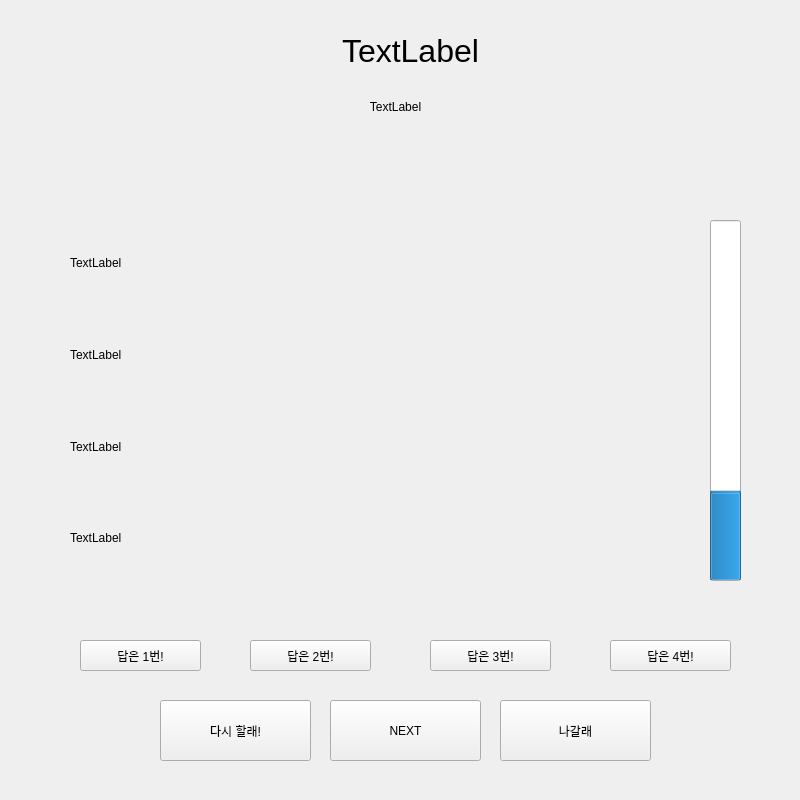
<?xml version="1.0" encoding="UTF-8"?>
<ui version="4.0">
 <class>SpeedQuiz</class>
 <widget class="QWidget" name="SpeedQuiz">
  <property name="geometry">
   <rect>
    <x>0</x>
    <y>0</y>
    <width>800</width>
    <height>800</height>
   </rect>
  </property>
  <property name="windowTitle">
   <string>Form</string>
  </property>
  <widget class="QLabel" name="label">
   <property name="geometry">
    <rect>
     <x>180</x>
     <y>20</y>
     <width>461</width>
     <height>61</height>
    </rect>
   </property>
   <property name="font">
    <font>
     <pointsize>24</pointsize>
    </font>
   </property>
   <property name="text">
    <string>TextLabel</string>
   </property>
   <property name="alignment">
    <set>Qt::AlignCenter</set>
   </property>
  </widget>
  <widget class="QPushButton" name="progressButton">
   <property name="geometry">
    <rect>
     <x>330</x>
     <y>700</y>
     <width>151</width>
     <height>61</height>
    </rect>
   </property>
   <property name="text">
    <string>NEXT</string>
   </property>
  </widget>
  <widget class="QLabel" name="label_2">
   <property name="geometry">
    <rect>
     <x>10</x>
     <y>100</y>
     <width>771</width>
     <height>561</height>
    </rect>
   </property>
   <property name="text">
    <string>TextLabel</string>
   </property>
   <property name="alignment">
    <set>Qt::AlignHCenter|Qt::AlignTop</set>
   </property>
  </widget>
  <widget class="QPushButton" name="Answer_1">
   <property name="geometry">
    <rect>
     <x>80</x>
     <y>640</y>
     <width>121</width>
     <height>31</height>
    </rect>
   </property>
   <property name="text">
    <string>답은 1번!</string>
   </property>
  </widget>
  <widget class="QPushButton" name="Answer_2">
   <property name="geometry">
    <rect>
     <x>250</x>
     <y>640</y>
     <width>121</width>
     <height>31</height>
    </rect>
   </property>
   <property name="text">
    <string>답은 2번!</string>
   </property>
  </widget>
  <widget class="QPushButton" name="Answer_3">
   <property name="geometry">
    <rect>
     <x>430</x>
     <y>640</y>
     <width>121</width>
     <height>31</height>
    </rect>
   </property>
   <property name="text">
    <string>답은 3번!</string>
   </property>
  </widget>
  <widget class="QPushButton" name="Answer_4">
   <property name="geometry">
    <rect>
     <x>610</x>
     <y>640</y>
     <width>121</width>
     <height>31</height>
    </rect>
   </property>
   <property name="text">
    <string>답은 4번!</string>
   </property>
  </widget>
  <widget class="QWidget" name="layoutWidget">
   <property name="geometry">
    <rect>
     <x>70</x>
     <y>220</y>
     <width>671</width>
     <height>361</height>
    </rect>
   </property>
   <layout class="QVBoxLayout" name="verticalLayout">
    <item>
     <widget class="QLabel" name="Answer_1_text">
      <property name="text">
       <string>TextLabel</string>
      </property>
     </widget>
    </item>
    <item>
     <widget class="QLabel" name="Answer_2_text">
      <property name="text">
       <string>TextLabel</string>
      </property>
     </widget>
    </item>
    <item>
     <widget class="QLabel" name="Answer_3_text">
      <property name="text">
       <string>TextLabel</string>
      </property>
     </widget>
    </item>
    <item>
     <widget class="QLabel" name="Answer_4_text">
      <property name="text">
       <string>TextLabel</string>
      </property>
     </widget>
    </item>
   </layout>
  </widget>
  <widget class="QProgressBar" name="progressBar">
   <property name="geometry">
    <rect>
     <x>710</x>
     <y>220</y>
     <width>31</width>
     <height>361</height>
    </rect>
   </property>
   <property name="value">
    <number>24</number>
   </property>
   <property name="orientation">
    <enum>Qt::Vertical</enum>
   </property>
   <property name="textDirection">
    <enum>QProgressBar::BottomToTop</enum>
   </property>
  </widget>
  <widget class="QPushButton" name="GameOver">
   <property name="geometry">
    <rect>
     <x>500</x>
     <y>700</y>
     <width>151</width>
     <height>61</height>
    </rect>
   </property>
   <property name="text">
    <string>나갈래</string>
   </property>
  </widget>
  <widget class="QPushButton" name="Retry">
   <property name="geometry">
    <rect>
     <x>160</x>
     <y>700</y>
     <width>151</width>
     <height>61</height>
    </rect>
   </property>
   <property name="text">
    <string>다시 할래!</string>
   </property>
  </widget>
  <widget class="QLabel" name="image">
   <property name="geometry">
    <rect>
     <x>150</x>
     <y>170</y>
     <width>491</width>
     <height>361</height>
    </rect>
   </property>
   <property name="text">
    <string/>
   </property>
   <property name="alignment">
    <set>Qt::AlignCenter</set>
   </property>
  </widget>
  <zorder>progressBar</zorder>
  <zorder>label</zorder>
  <zorder>progressButton</zorder>
  <zorder>label_2</zorder>
  <zorder>Answer_1</zorder>
  <zorder>Answer_2</zorder>
  <zorder>Answer_3</zorder>
  <zorder>Answer_4</zorder>
  <zorder>layoutWidget</zorder>
  <zorder>GameOver</zorder>
  <zorder>Retry</zorder>
  <zorder>image</zorder>
 </widget>
 <resources/>
 <connections/>
</ui>
